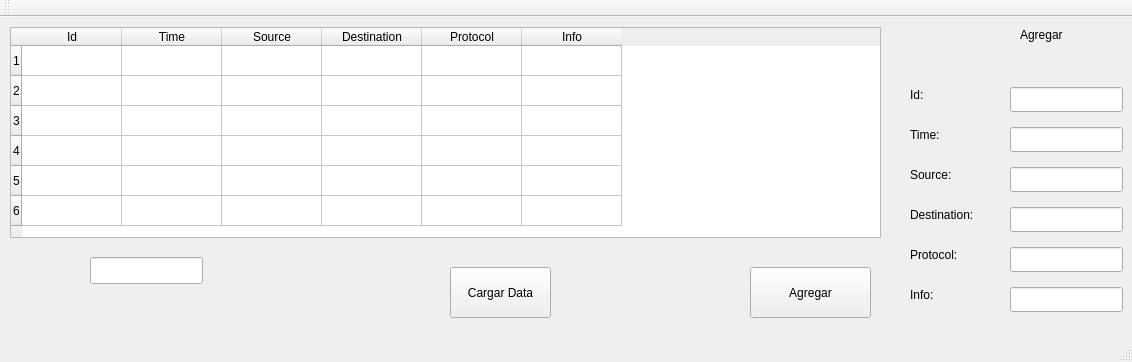
<?xml version="1.0" encoding="UTF-8"?>
<ui version="4.0">
 <class>MainWindow</class>
 <widget class="QMainWindow" name="MainWindow">
  <property name="geometry">
   <rect>
    <x>0</x>
    <y>0</y>
    <width>1132</width>
    <height>362</height>
   </rect>
  </property>
  <property name="windowTitle">
   <string>MainWindow</string>
  </property>
  <widget class="QWidget" name="centralWidget">
   <widget class="QTableWidget" name="tableWidget">
    <property name="geometry">
     <rect>
      <x>10</x>
      <y>10</y>
      <width>871</width>
      <height>211</height>
     </rect>
    </property>
    <row>
     <property name="text">
      <string>1</string>
     </property>
    </row>
    <row>
     <property name="text">
      <string>2</string>
     </property>
    </row>
    <row>
     <property name="text">
      <string>3</string>
     </property>
    </row>
    <row>
     <property name="text">
      <string>4</string>
     </property>
    </row>
    <row>
     <property name="text">
      <string>5</string>
     </property>
    </row>
    <row>
     <property name="text">
      <string>6</string>
     </property>
    </row>
    <column>
     <property name="text">
      <string>Id</string>
     </property>
    </column>
    <column>
     <property name="text">
      <string>Time</string>
     </property>
    </column>
    <column>
     <property name="text">
      <string>Source</string>
     </property>
    </column>
    <column>
     <property name="text">
      <string>Destination</string>
     </property>
    </column>
    <column>
     <property name="text">
      <string>Protocol</string>
     </property>
    </column>
    <column>
     <property name="text">
      <string>Info</string>
     </property>
    </column>
   </widget>
   <widget class="QPushButton" name="pushButton">
    <property name="geometry">
     <rect>
      <x>450</x>
      <y>250</y>
      <width>101</width>
      <height>51</height>
     </rect>
    </property>
    <property name="text">
     <string>Cargar Data</string>
    </property>
   </widget>
   <widget class="QLabel" name="label_2">
    <property name="geometry">
     <rect>
      <x>1020</x>
      <y>10</y>
      <width>57</width>
      <height>15</height>
     </rect>
    </property>
    <property name="text">
     <string>Agregar</string>
    </property>
   </widget>
   <widget class="QLabel" name="label_3">
    <property name="geometry">
     <rect>
      <x>910</x>
      <y>70</y>
      <width>57</width>
      <height>15</height>
     </rect>
    </property>
    <property name="text">
     <string>Id:</string>
    </property>
   </widget>
   <widget class="QLabel" name="label_4">
    <property name="geometry">
     <rect>
      <x>910</x>
      <y>110</y>
      <width>57</width>
      <height>15</height>
     </rect>
    </property>
    <property name="text">
     <string>Time:</string>
    </property>
   </widget>
   <widget class="QLabel" name="label_5">
    <property name="geometry">
     <rect>
      <x>910</x>
      <y>150</y>
      <width>57</width>
      <height>15</height>
     </rect>
    </property>
    <property name="text">
     <string>Source:</string>
    </property>
   </widget>
   <widget class="QLabel" name="label_6">
    <property name="geometry">
     <rect>
      <x>910</x>
      <y>190</y>
      <width>81</width>
      <height>16</height>
     </rect>
    </property>
    <property name="text">
     <string>Destination:</string>
    </property>
   </widget>
   <widget class="QLabel" name="label_7">
    <property name="geometry">
     <rect>
      <x>910</x>
      <y>230</y>
      <width>57</width>
      <height>15</height>
     </rect>
    </property>
    <property name="text">
     <string>Protocol:</string>
    </property>
   </widget>
   <widget class="QLabel" name="label_8">
    <property name="geometry">
     <rect>
      <x>910</x>
      <y>270</y>
      <width>57</width>
      <height>15</height>
     </rect>
    </property>
    <property name="text">
     <string>Info:</string>
    </property>
   </widget>
   <widget class="QLineEdit" name="lineEdit">
    <property name="geometry">
     <rect>
      <x>1010</x>
      <y>70</y>
      <width>113</width>
      <height>25</height>
     </rect>
    </property>
   </widget>
   <widget class="QLineEdit" name="lineEdit_2">
    <property name="geometry">
     <rect>
      <x>1010</x>
      <y>110</y>
      <width>113</width>
      <height>25</height>
     </rect>
    </property>
   </widget>
   <widget class="QLineEdit" name="lineEdit_3">
    <property name="geometry">
     <rect>
      <x>1010</x>
      <y>150</y>
      <width>113</width>
      <height>25</height>
     </rect>
    </property>
   </widget>
   <widget class="QLineEdit" name="lineEdit_4">
    <property name="geometry">
     <rect>
      <x>1010</x>
      <y>190</y>
      <width>113</width>
      <height>25</height>
     </rect>
    </property>
   </widget>
   <widget class="QLineEdit" name="lineEdit_5">
    <property name="geometry">
     <rect>
      <x>1010</x>
      <y>230</y>
      <width>113</width>
      <height>25</height>
     </rect>
    </property>
   </widget>
   <widget class="QLineEdit" name="lineEdit_6">
    <property name="geometry">
     <rect>
      <x>1010</x>
      <y>270</y>
      <width>113</width>
      <height>25</height>
     </rect>
    </property>
   </widget>
   <widget class="QPushButton" name="pushButton_2">
    <property name="geometry">
     <rect>
      <x>750</x>
      <y>250</y>
      <width>121</width>
      <height>51</height>
     </rect>
    </property>
    <property name="text">
     <string>Agregar</string>
    </property>
   </widget>
   <widget class="QLineEdit" name="lineEdit_7">
    <property name="geometry">
     <rect>
      <x>90</x>
      <y>240</y>
      <width>113</width>
      <height>27</height>
     </rect>
    </property>
   </widget>
  </widget>
  <widget class="QMenuBar" name="menuBar">
   <property name="geometry">
    <rect>
     <x>0</x>
     <y>0</y>
     <width>1132</width>
     <height>25</height>
    </rect>
   </property>
  </widget>
  <widget class="QToolBar" name="mainToolBar">
   <attribute name="toolBarArea">
    <enum>TopToolBarArea</enum>
   </attribute>
   <attribute name="toolBarBreak">
    <bool>false</bool>
   </attribute>
  </widget>
  <widget class="QStatusBar" name="statusBar"/>
 </widget>
 <layoutdefault spacing="6" margin="11"/>
 <resources/>
 <connections/>
</ui>
